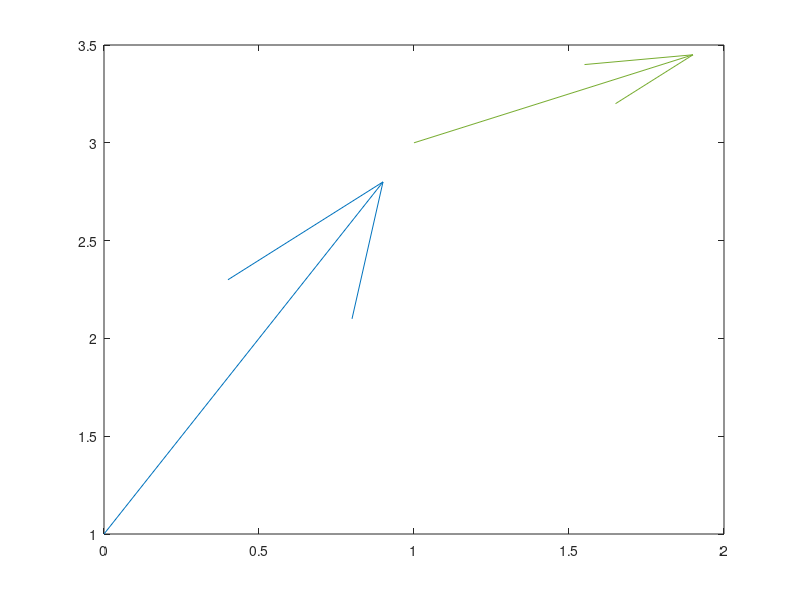

Reproduce this figure in MATLAB.
%[x y] = meshgrid(1:0.5:2, 0:1:2);

quiver(0,1,1,2) %(startx , starty, displacement x, displacementy)
hold on
quiver(1,3,1,1/2)
hold off 

[x y] = meshgrid(-3:0.2:3, -3:0.2:3);
a = ones(size(x));
b = x.^2 + y.^2 - 1; %eazy to make mistake 

